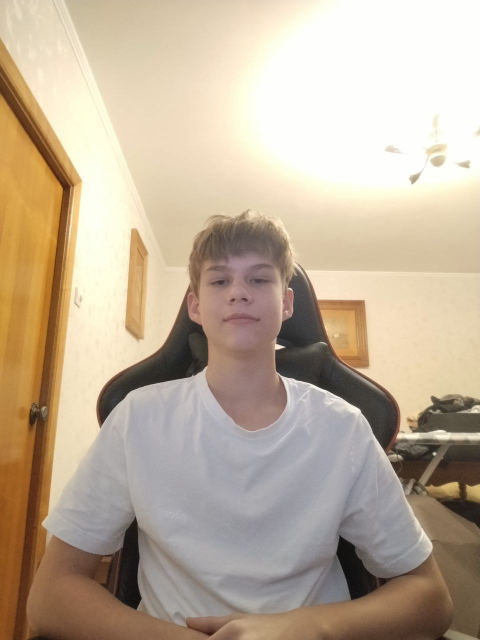
#> input picture images/2.jpg, 960 x 1280 px (shown at 1/2 size)
$ python 'HW_lesson2(1).py'
#> lines starting #> are read from the running program, lines starting #| are printed output that depends on the picture; after the words box and inside, x2 and y2 are one past the last pixel; in counts of white or black regions, pixels touching at a corner belong together
import cv2
import numpy as np
img = cv2.imread('images/2.jpg')
#> img is the input picture: shape (1280, 960, 3); mean B, G, R 153, 173.9, 190.6
img = cv2.resize(img, (300,300))
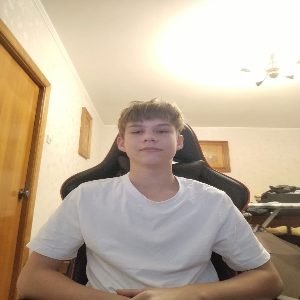
#> img: shape (300, 300, 3); mean B, G, R 153, 173.8, 190.5
img = cv2.cvtColor(img, cv2.COLOR_BGR2GRAY)
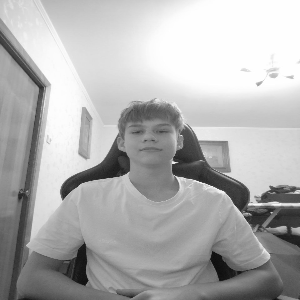
#> img: shape (300, 300); min 11, max 255, mean 176.5
img = cv2.Canny(img, 100, 100)
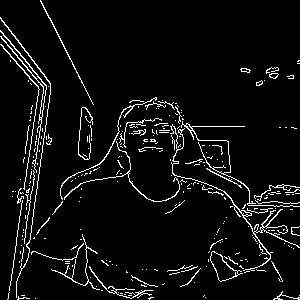
#> img: shape (300, 300); 5.6% white in thin lines or dots
cv2.imshow('Image', img)

cv2.waitKey(0)
cv2.destroyAllWindows()

$ run again, with images/1.jpg copied over images/2.jpg
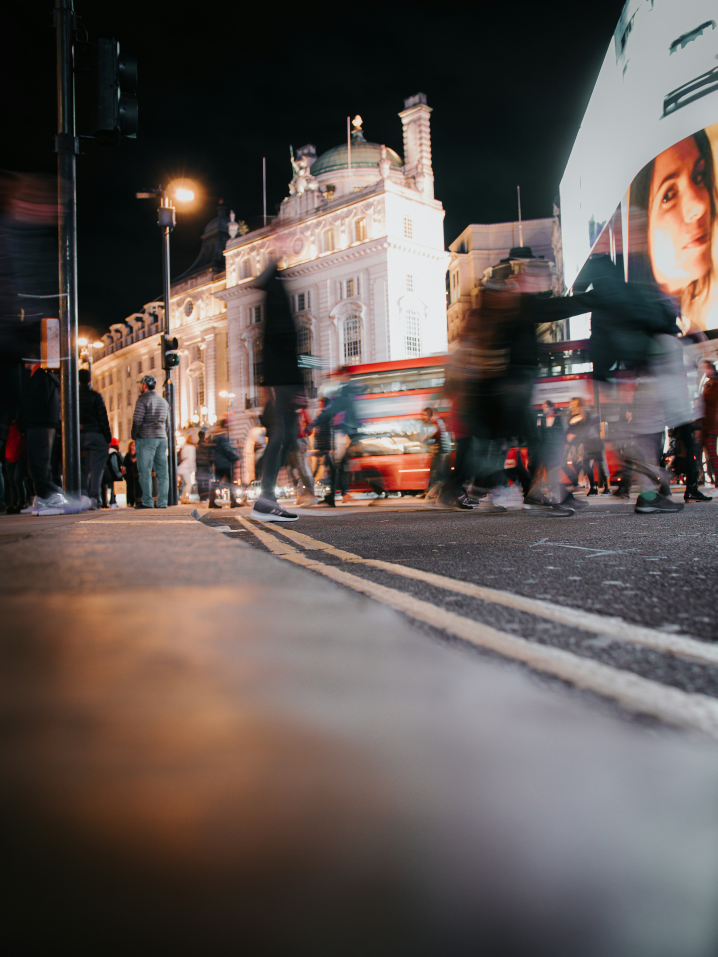
#> input picture images/1.jpg, 3586 x 4782 px (shown at 1/5 size)
#> img is the input picture: shape (4782, 3586, 3); mean B, G, R 82.4, 86.2, 96.4
#> `img = cv2.cvtColor(img, cv2.COLOR_BGR2GRAY)`:
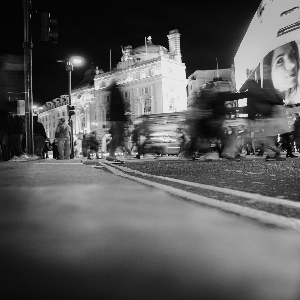
#> img: shape (300, 300); min 2, max 236, mean 88.7
#> `img = cv2.Canny(img, 100, 100)`:
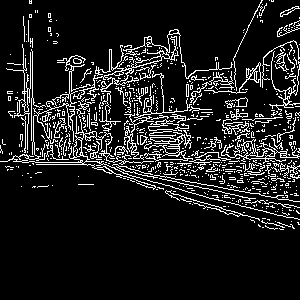
#> img: shape (300, 300); 11.6% white in thin lines or dots, all inside (x1, y1, x2, y2) = (0, 0, 300, 230)
